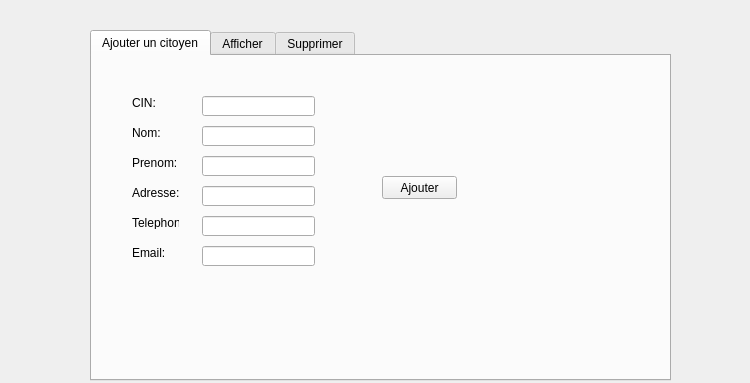
<?xml version="1.0" encoding="UTF-8"?>
<ui version="4.0">
 <class>widCitoyen</class>
 <widget class="QWidget" name="widCitoyen">
  <property name="geometry">
   <rect>
    <x>0</x>
    <y>0</y>
    <width>750</width>
    <height>383</height>
   </rect>
  </property>
  <property name="windowTitle">
   <string>Form</string>
  </property>
  <widget class="QTabWidget" name="tabWidget">
   <property name="geometry">
    <rect>
     <x>90</x>
     <y>30</y>
     <width>581</width>
     <height>351</height>
    </rect>
   </property>
   <property name="currentIndex">
    <number>0</number>
   </property>
   <widget class="QWidget" name="tab">
    <attribute name="title">
     <string>Ajouter un citoyen</string>
    </attribute>
    <widget class="QLabel" name="label">
     <property name="geometry">
      <rect>
       <x>40</x>
       <y>40</y>
       <width>47</width>
       <height>13</height>
      </rect>
     </property>
     <property name="text">
      <string>CIN:</string>
     </property>
    </widget>
    <widget class="QLabel" name="label_2">
     <property name="geometry">
      <rect>
       <x>40</x>
       <y>70</y>
       <width>47</width>
       <height>13</height>
      </rect>
     </property>
     <property name="text">
      <string>Nom:</string>
     </property>
    </widget>
    <widget class="QLabel" name="label_3">
     <property name="geometry">
      <rect>
       <x>40</x>
       <y>100</y>
       <width>47</width>
       <height>13</height>
      </rect>
     </property>
     <property name="text">
      <string>Prenom:</string>
     </property>
    </widget>
    <widget class="QLabel" name="label_4">
     <property name="geometry">
      <rect>
       <x>40</x>
       <y>130</y>
       <width>47</width>
       <height>13</height>
      </rect>
     </property>
     <property name="text">
      <string>Adresse:</string>
     </property>
    </widget>
    <widget class="QLabel" name="label_5">
     <property name="geometry">
      <rect>
       <x>40</x>
       <y>160</y>
       <width>47</width>
       <height>13</height>
      </rect>
     </property>
     <property name="text">
      <string>Telephone:</string>
     </property>
    </widget>
    <widget class="QLabel" name="label_6">
     <property name="geometry">
      <rect>
       <x>40</x>
       <y>190</y>
       <width>47</width>
       <height>13</height>
      </rect>
     </property>
     <property name="text">
      <string>Email:</string>
     </property>
    </widget>
    <widget class="QLineEdit" name="le_CIN">
     <property name="geometry">
      <rect>
       <x>110</x>
       <y>40</y>
       <width>113</width>
       <height>20</height>
      </rect>
     </property>
    </widget>
    <widget class="QLineEdit" name="Le_Nom">
     <property name="geometry">
      <rect>
       <x>110</x>
       <y>70</y>
       <width>113</width>
       <height>20</height>
      </rect>
     </property>
    </widget>
    <widget class="QLineEdit" name="Le_Prenom">
     <property name="geometry">
      <rect>
       <x>110</x>
       <y>100</y>
       <width>113</width>
       <height>20</height>
      </rect>
     </property>
    </widget>
    <widget class="QLineEdit" name="Le_Adresse">
     <property name="geometry">
      <rect>
       <x>110</x>
       <y>130</y>
       <width>113</width>
       <height>20</height>
      </rect>
     </property>
    </widget>
    <widget class="QLineEdit" name="Le_Telephone">
     <property name="geometry">
      <rect>
       <x>110</x>
       <y>160</y>
       <width>113</width>
       <height>20</height>
      </rect>
     </property>
    </widget>
    <widget class="QLineEdit" name="Le_Email">
     <property name="geometry">
      <rect>
       <x>110</x>
       <y>190</y>
       <width>113</width>
       <height>20</height>
      </rect>
     </property>
    </widget>
    <widget class="QPushButton" name="pb_Ajouter">
     <property name="geometry">
      <rect>
       <x>290</x>
       <y>120</y>
       <width>75</width>
       <height>23</height>
      </rect>
     </property>
     <property name="text">
      <string>Ajouter</string>
     </property>
    </widget>
   </widget>
   <widget class="QWidget" name="tab_2">
    <attribute name="title">
     <string>Afficher</string>
    </attribute>
    <widget class="QTableView" name="Tab_citoyen">
     <property name="geometry">
      <rect>
       <x>30</x>
       <y>40</y>
       <width>501</width>
       <height>231</height>
      </rect>
     </property>
    </widget>
   </widget>
   <widget class="QWidget" name="tab_3">
    <attribute name="title">
     <string>Supprimer</string>
    </attribute>
    <widget class="QLabel" name="label_7">
     <property name="geometry">
      <rect>
       <x>60</x>
       <y>40</y>
       <width>47</width>
       <height>13</height>
      </rect>
     </property>
     <property name="text">
      <string>cIN:</string>
     </property>
    </widget>
    <widget class="QLineEdit" name="le_cIN_supp">
     <property name="geometry">
      <rect>
       <x>110</x>
       <y>40</y>
       <width>113</width>
       <height>20</height>
      </rect>
     </property>
    </widget>
    <widget class="QPushButton" name="pb_supprimer">
     <property name="geometry">
      <rect>
       <x>130</x>
       <y>130</y>
       <width>75</width>
       <height>23</height>
      </rect>
     </property>
     <property name="text">
      <string>Supprimer</string>
     </property>
    </widget>
   </widget>
  </widget>
 </widget>
 <resources/>
 <connections/>
</ui>
